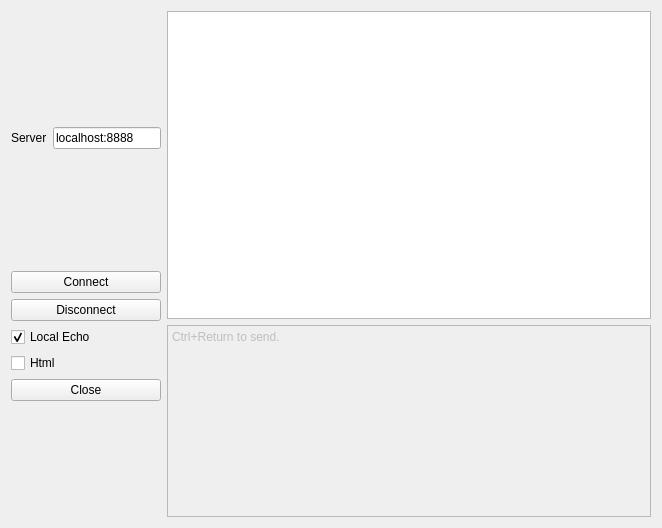
<?xml version="1.0" encoding="UTF-8"?>
<ui version="4.0">
 <class>Form</class>
 <widget class="QWidget" name="Form">
  <property name="geometry">
   <rect>
    <x>0</x>
    <y>0</y>
    <width>662</width>
    <height>528</height>
   </rect>
  </property>
  <property name="windowTitle">
   <string>TCP Client</string>
  </property>
  <layout class="QVBoxLayout" name="verticalLayout">
   <item>
    <layout class="QHBoxLayout" name="horizontalLayout" stretch="0,1">
     <item>
      <layout class="QVBoxLayout" name="verticalLayout_3">
       <item>
        <layout class="QHBoxLayout" name="horizontalLayout_6" stretch="0,0">
         <item>
          <widget class="QLabel" name="l_target">
           <property name="text">
            <string>Server</string>
           </property>
          </widget>
         </item>
         <item>
          <widget class="QLineEdit" name="e_target">
           <property name="text">
            <string>localhost:8888</string>
           </property>
          </widget>
         </item>
        </layout>
       </item>
       <item>
        <layout class="QVBoxLayout" name="verticalLayout_7">
         <item>
          <widget class="QPushButton" name="b_connect">
           <property name="text">
            <string>Connect</string>
           </property>
          </widget>
         </item>
         <item>
          <widget class="QPushButton" name="b_disconnect">
           <property name="text">
            <string>Disconnect</string>
           </property>
          </widget>
         </item>
         <item>
          <widget class="QCheckBox" name="checkBox">
           <property name="text">
            <string>Local Echo</string>
           </property>
           <property name="checked">
            <bool>true</bool>
           </property>
          </widget>
         </item>
         <item>
          <widget class="QCheckBox" name="checkBox_2">
           <property name="text">
            <string>Html</string>
           </property>
          </widget>
         </item>
         <item>
          <widget class="QPushButton" name="b_close">
           <property name="text">
            <string>Close</string>
           </property>
          </widget>
         </item>
        </layout>
       </item>
      </layout>
     </item>
     <item>
      <layout class="QVBoxLayout" name="verticalLayout_2" stretch="1,0">
       <item>
        <widget class="QTextBrowser" name="textBrowser">
         <property name="sizePolicy">
          <sizepolicy hsizetype="Expanding" vsizetype="Expanding">
           <horstretch>1</horstretch>
           <verstretch>0</verstretch>
          </sizepolicy>
         </property>
         <property name="acceptRichText">
          <bool>false</bool>
         </property>
        </widget>
       </item>
       <item>
        <widget class="QPlainTextEdit" name="plainTextEdit">
         <property name="enabled">
          <bool>false</bool>
         </property>
         <property name="sizePolicy">
          <sizepolicy hsizetype="Expanding" vsizetype="Fixed">
           <horstretch>0</horstretch>
           <verstretch>0</verstretch>
          </sizepolicy>
         </property>
         <property name="minimumSize">
          <size>
           <width>0</width>
           <height>150</height>
          </size>
         </property>
         <property name="plainText">
          <string>Ctrl+Return to send.</string>
         </property>
        </widget>
       </item>
      </layout>
     </item>
    </layout>
   </item>
  </layout>
 </widget>
 <resources/>
 <connections/>
</ui>
